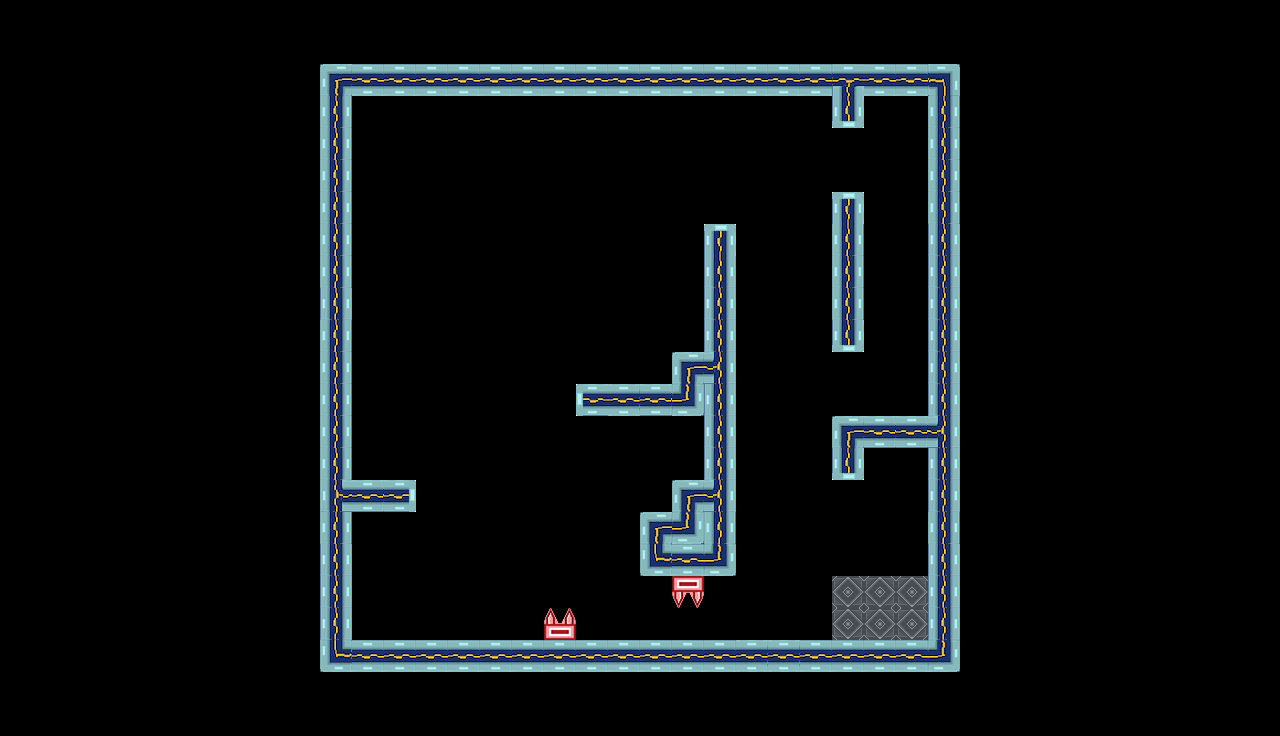

A level layout from a 2D game, rendered from its tile map. Below: a short description, then the map file with tile-grid data replaced by summaries:
An orthogonal 40x23 tile map with 32x32 px tiles, 2 tile layers (background, platforms) and 11 objects (5x Trampoline, 2x BackObject, PlayerStart1, PlayerStart2, Exit, ...).

<map version="1.0" tiledversion="1.0.3" orientation="orthogonal" renderorder="right-down" width="40" height="23" tilewidth="32" tileheight="32" nextobjectid="51">
 <properties>
  <property name="Back" value="back2" />
  <property name="Title" value="Reach for the Sky" />
  <property name="backOffX" type="int" value="0" />
  <property name="backOffY" type="int" value="-100" />
 </properties>
 <tileset firstgid="1" source="tileset.tsx" />
 <layer name="background" width="40" height="23">
  <data>[920 cells, 0 non-empty, 0 distinct tile ids]</data>
 </layer>
 <objectgroup name="objects">
  <object id="49" name="BackObject" type="BackObject" x="416" y="192" width="180" height="96">
   <properties>
    <property name="frames" type="int" value="3" />
    <property name="speed" type="int" value="5" />
    <property name="sprite" value="meter" />
    <property name="style" type="int" value="2" />
   </properties>
  </object>
  <object id="50" name="BackObject" type="BackObject" x="736" y="548" width="96" height="96">
   <properties>
    <property name="frames" type="int" value="1" />
    <property name="speed" type="int" value="10" />
    <property name="sprite" value="blood1" />
    <property name="style" type="int" value="2" />
   </properties>
  </object>
  <object id="4" name="P1" type="PlayerStart1" x="354" y="561" width="60" height="77" />
  <object id="5" name="P2" type="PlayerStart2" x="418.724" y="592.675" width="47" height="44" />
  <object id="16" name="exit" type="Exit" x="864" y="480" width="64" height="96" />
  <object id="38" name="Block1" type="Block" x="711" y="192" width="32" height="32" />
  <object id="39" name="Tramp1" type="Trampoline" x="512" y="608" width="32" height="32">
   <properties>
    <property name="static" type="bool" value="true" />
   </properties>
  </object>
  <object id="40" name="Tramp1" type="Trampoline" x="480" y="608" width="32" height="32">
   <properties>
    <property name="static" type="bool" value="true" />
   </properties>
  </object>
  <object id="41" name="Tramp1" type="Trampoline" x="352" y="448" width="32" height="32">
   <properties>
    <property name="static" type="bool" value="true" />
   </properties>
  </object>
  <object id="42" name="Tramp1" type="Trampoline" x="384" y="448" width="32" height="32">
   <properties>
    <property name="static" type="bool" value="true" />
   </properties>
  </object>
  <object id="48" name="Tramp1" type="Trampoline" x="595" y="334" width="48" height="48">
   <properties>
    <property name="static" type="bool" value="true" />
   </properties>
  </object>
 </objectgroup>
 <layer name="platforms" width="40" height="23">
  <data>[920 cells, 655 non-empty, 20 distinct tile ids]</data>
 </layer>
</map>
